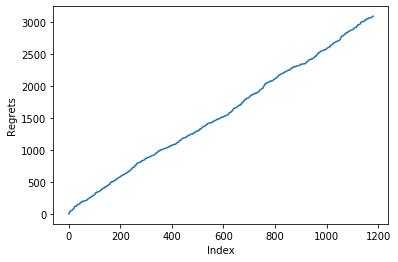

Source code (Python):
import numpy as np
import tensorflow as tf

!wget https://storage.googleapis.com/bandits_datasets/jester_data_40jokes_19181users.npy

def sample_jester_data(file_name, context_dim = 32, num_actions = 8, num_contexts = 19181,shuffle_rows=True, shuffle_cols=False):
    """
    Samples bandit game from (user, joke) dense subset of Jester dataset.
    Args:   
            file_name: Route of file containing the modified Jester dataset.
            context_dim: Context dimension (i.e. vector with some ratings from a user).
            num_actions: Number of actions (number of joke ratings to predict).
            num_contexts: Number of contexts to sample.
            shuffle_rows: If True, rows from original dataset are shuffled.
            shuffle_cols: Whether or not context/action jokes are randomly shuffled.
    Returns:
            dataset: Sampled matrix with rows: (context, rating_1, ..., rating_k).
            opt_vals: Vector of deterministic optimal (reward, action) for each context.
    """

    np.random.seed(0)
    with tf.gfile.Open(file_name, 'rb') as f:
        dataset = np.load(f)
    if shuffle_cols:
        dataset = dataset[:, np.random.permutation(dataset.shape[1])]
    if shuffle_rows:
        np.random.shuffle(dataset)
    dataset = dataset[:num_contexts, :]

    assert context_dim + num_actions == dataset.shape[1], 'Wrong data dimensions.'
    opt_actions = np.argmax(dataset[:, context_dim:], axis=1)
    opt_rewards = np.array([dataset[i, context_dim + a] for i, a in enumerate(opt_actions)])

    return dataset, opt_rewards, opt_actions

ds, opt_rewards, opt_actions = sample_jester_data('jester_data_40jokes_19181users.npy')

print("dataset shape is :", ds.shape)

import matplotlib.pyplot as plt

plt.hist(opt_actions,bins= np.arange(9)-0.5)

"""# UCB Algorithm"""

class LinUCB:
    def __init__(self, num_action=8, num_feature=32, ):
        self.num_action = num_action
        self.num_feature = num_feature
        self.A = [np.identity(self.num_feature) for i in range(self.num_action)]                # 32 * 32
        self.b = [np.zeros((self.num_feature, 1)) for i in range(self.num_action)]               # 32 * 1 
        self.A_inverse = [np.identity(self.num_feature) for i in range(self.num_action)]        # 32* 32
    
    def train(self, context, action, reward):
        '''
        context:  1*32
        reward, action: scalar
        '''
        context = np.matrix(context)
        self.A[action] += context.T * context
        self.b[action] += reward * context.T
        self.A_inverse[action] = np.linalg.solve(self.A[action], np.identity(self.num_feature))
        return(None)

    def predict(self, context):
        context = np.matrix(context)
        rewards = [0 for i in range(self.num_action)]
        for action in range(self.num_action):
            rewards[action] = context.dot(self.A_inverse[action].dot(self.b[action])) + np.sqrt(context.dot( self.A_inverse[action]).dot( context.T))
        
        #print(rewards)
        return(np.random.choice(( np.where(np.array(rewards) == np.max(rewards) ))[0]))

## initalize
model = LinUCB()

##
training_data = ds[:18000]
training_x = training_data[:,:32]
training_r = training_data[:,32:]

## train
for nx,x in enumerate(training_x):
    #n = np.random.choice(( np.where(np.array(training_r[nx]) == max(training_r[nx]) ))[0])
    #n = np.random.choice(8)
    n = model.predict(x)
    model.train(x, n, training_r[nx,n])

    '''
    for n,r in enumerate(training_r[nx]):
        model.train(x, n, r)
    '''

[model.predict(training_x[i]) - opt_actions[i] for i in range(40)]

regret_list=[]
regret = 0
for i in range(18000, ds.shape[0]):
    context = dataset[i, :32]
    rewards = dataset[i, 32:]
    pred_a = model.predict(context)
    regret += opt_rewards[i] - rewards[pred_a]
    regret_list.append(regret)
plt.plot(regret_list)
plt.xlabel('Index')
plt.ylabel('Regrets')
plt.show()
